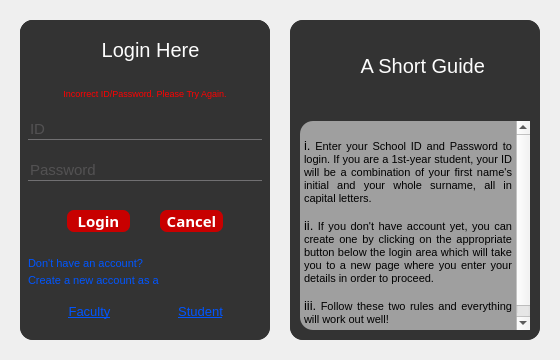
<?xml version="1.0" encoding="UTF-8"?>
<ui version="4.0">
 <class>Form</class>
 <widget class="QDialog" name="Form">
  <property name="geometry">
   <rect>
    <x>0</x>
    <y>0</y>
    <width>560</width>
    <height>360</height>
   </rect>
  </property>
  <property name="sizePolicy">
   <sizepolicy hsizetype="Preferred" vsizetype="Preferred">
    <horstretch>0</horstretch>
    <verstretch>0</verstretch>
   </sizepolicy>
  </property>
  <property name="minimumSize">
   <size>
    <width>560</width>
    <height>360</height>
   </size>
  </property>
  <property name="windowTitle">
   <string>Dialog</string>
  </property>
  <property name="styleSheet">
   <string notr="true">#Form
{
background:url(:/newPrefix/images/background.jpg)
}</string>
  </property>
  <layout class="QHBoxLayout" name="horizontalLayout" stretch="1,1">
   <property name="spacing">
    <number>20</number>
   </property>
   <property name="leftMargin">
    <number>20</number>
   </property>
   <property name="topMargin">
    <number>20</number>
   </property>
   <property name="rightMargin">
    <number>20</number>
   </property>
   <property name="bottomMargin">
    <number>20</number>
   </property>
   <item>
    <widget class="QFrame" name="frame">
     <property name="styleSheet">
      <string notr="true">QFrame{
background-color: rgb(51, 51, 51);
border-radius: 13px
}</string>
     </property>
     <property name="frameShape">
      <enum>QFrame::StyledPanel</enum>
     </property>
     <property name="frameShadow">
      <enum>QFrame::Raised</enum>
     </property>
     <layout class="QVBoxLayout" name="verticalLayout" stretch="2,4,2">
      <property name="spacing">
       <number>0</number>
      </property>
      <property name="leftMargin">
       <number>0</number>
      </property>
      <property name="topMargin">
       <number>0</number>
      </property>
      <property name="rightMargin">
       <number>0</number>
      </property>
      <property name="bottomMargin">
       <number>0</number>
      </property>
      <item>
       <widget class="QFrame" name="frame_3">
        <property name="frameShape">
         <enum>QFrame::StyledPanel</enum>
        </property>
        <property name="frameShadow">
         <enum>QFrame::Raised</enum>
        </property>
        <layout class="QHBoxLayout" name="horizontalLayout_3" stretch="0">
         <property name="spacing">
          <number>0</number>
         </property>
         <property name="leftMargin">
          <number>0</number>
         </property>
         <property name="topMargin">
          <number>0</number>
         </property>
         <property name="rightMargin">
          <number>0</number>
         </property>
         <property name="bottomMargin">
          <number>0</number>
         </property>
         <item>
          <widget class="QLabel" name="label">
           <property name="font">
            <font>
             <pointsize>15</pointsize>
            </font>
           </property>
           <property name="styleSheet">
            <string notr="true">background-image: url(:/newPrefix/images/CS.png);
background-repeat: no-repeat;
background-position: left;
font: 15pt;
color: rgb(253, 253, 253);

</string>
           </property>
           <property name="text">
            <string>  Login Here</string>
           </property>
           <property name="alignment">
            <set>Qt::AlignCenter</set>
           </property>
          </widget>
         </item>
        </layout>
       </widget>
      </item>
      <item>
       <widget class="QFrame" name="frame_4">
        <property name="frameShape">
         <enum>QFrame::StyledPanel</enum>
        </property>
        <property name="frameShadow">
         <enum>QFrame::Raised</enum>
        </property>
        <layout class="QVBoxLayout" name="verticalLayout_4" stretch="1,2,2,2">
         <property name="spacing">
          <number>20</number>
         </property>
         <property name="leftMargin">
          <number>8</number>
         </property>
         <property name="topMargin">
          <number>8</number>
         </property>
         <property name="rightMargin">
          <number>8</number>
         </property>
         <property name="bottomMargin">
          <number>8</number>
         </property>
         <item>
          <widget class="QLabel" name="label_5">
           <property name="styleSheet">
            <string notr="true">
font: 7pt;
color: red;

</string>
           </property>
           <property name="text">
            <string>Incorrect ID/Password. Please Try Again.</string>
           </property>
           <property name="alignment">
            <set>Qt::AlignCenter</set>
           </property>
          </widget>
         </item>
         <item>
          <widget class="QLineEdit" name="id">
           <property name="font">
            <font>
             <pointsize>11</pointsize>
            </font>
           </property>
           <property name="styleSheet">
            <string notr="true">QLineEdit
{
font: 11pt;
background:transparent;
border:none;
color:#717072;
border-bottom:1px solid #717072;

}</string>
           </property>
           <property name="text">
            <string/>
           </property>
           <property name="placeholderText">
            <string>ID</string>
           </property>
          </widget>
         </item>
         <item>
          <widget class="QLineEdit" name="password">
           <property name="font">
            <font>
             <pointsize>11</pointsize>
            </font>
           </property>
           <property name="styleSheet">
            <string notr="true">QLineEdit
{
font: 11pt;
background:transparent;
border:none;
color:#717072;
border-bottom:1px solid #717072;

}</string>
           </property>
           <property name="text">
            <string/>
           </property>
           <property name="echoMode">
            <enum>QLineEdit::Password</enum>
           </property>
           <property name="placeholderText">
            <string>Password</string>
           </property>
          </widget>
         </item>
         <item>
          <widget class="QFrame" name="frame_9">
           <property name="frameShape">
            <enum>QFrame::StyledPanel</enum>
           </property>
           <property name="frameShadow">
            <enum>QFrame::Raised</enum>
           </property>
           <layout class="QHBoxLayout" name="horizontalLayout_5">
            <item>
             <layout class="QHBoxLayout" name="horizontalLayout_6">
              <property name="spacing">
               <number>30</number>
              </property>
              <property name="leftMargin">
               <number>30</number>
              </property>
              <property name="rightMargin">
               <number>30</number>
              </property>
              <item>
               <widget class="QPushButton" name="loginbutton">
                <property name="font">
                 <font>
                  <family>Century Gothic</family>
                  <pointsize>11</pointsize>
                  <weight>75</weight>
                  <bold>true</bold>
                 </font>
                </property>
                <property name="styleSheet">
                 <string notr="true">QPushButton{
font: bold 11pt;
background-color: rgb(200, 0, 0);
color: rgb(255, 255, 255);
border-radius:7px;
}

QPushButton:hover
{
color:#333;
border-radius:15px;
background:#49ebff;
}</string>
                </property>
                <property name="text">
                 <string>Login</string>
                </property>
                <property name="checkable">
                 <bool>false</bool>
                </property>
                <property name="default">
                 <bool>false</bool>
                </property>
                <property name="flat">
                 <bool>false</bool>
                </property>
               </widget>
              </item>
              <item>
               <widget class="QPushButton" name="cancelbutton">
                <property name="font">
                 <font>
                  <family>Century Gothic</family>
                  <pointsize>11</pointsize>
                  <weight>75</weight>
                  <bold>true</bold>
                 </font>
                </property>
                <property name="styleSheet">
                 <string notr="true">QPushButton{
font: bold 11pt;
background-color: rgb(200, 0, 0);
color: rgb(255, 255, 255);
border-radius:7px;
}

QPushButton:hover
{
color:#333;
border-radius:15px;
background:#49ebff;
}</string>
                </property>
                <property name="text">
                 <string>Cancel</string>
                </property>
                <property name="checkable">
                 <bool>false</bool>
                </property>
                <property name="default">
                 <bool>false</bool>
                </property>
                <property name="flat">
                 <bool>false</bool>
                </property>
               </widget>
              </item>
             </layout>
            </item>
           </layout>
          </widget>
         </item>
        </layout>
       </widget>
      </item>
      <item>
       <widget class="QFrame" name="frame_5">
        <property name="frameShape">
         <enum>QFrame::StyledPanel</enum>
        </property>
        <property name="frameShadow">
         <enum>QFrame::Raised</enum>
        </property>
        <layout class="QVBoxLayout" name="verticalLayout_5">
         <property name="spacing">
          <number>4</number>
         </property>
         <property name="leftMargin">
          <number>8</number>
         </property>
         <property name="topMargin">
          <number>8</number>
         </property>
         <property name="rightMargin">
          <number>8</number>
         </property>
         <property name="bottomMargin">
          <number>8</number>
         </property>
         <item>
          <widget class="QLabel" name="label_2">
           <property name="font">
            <font>
             <pointsize>8</pointsize>
            </font>
           </property>
           <property name="styleSheet">
            <string notr="true">
font: 8pt;
color: rgb(0, 85, 255);
</string>
           </property>
           <property name="text">
            <string>Don't have an account?</string>
           </property>
          </widget>
         </item>
         <item>
          <widget class="QLabel" name="label_3">
           <property name="font">
            <font>
             <pointsize>8</pointsize>
            </font>
           </property>
           <property name="styleSheet">
            <string notr="true">font: 8pt;
color: rgb(0, 85, 255);
</string>
           </property>
           <property name="text">
            <string>Create a new account as a</string>
           </property>
          </widget>
         </item>
         <item>
          <widget class="QFrame" name="frame_8">
           <property name="frameShape">
            <enum>QFrame::StyledPanel</enum>
           </property>
           <property name="frameShadow">
            <enum>QFrame::Raised</enum>
           </property>
           <layout class="QHBoxLayout" name="horizontalLayout_4">
            <item>
             <widget class="QPushButton" name="createFacAcc">
              <property name="font">
               <font>
                <pointsize>10</pointsize>
                <underline>true</underline>
               </font>
              </property>
              <property name="styleSheet">
               <string notr="true">font: 10pt;
color: rgb(0, 85, 255);
text-decoration:underline;</string>
              </property>
              <property name="text">
               <string>Faculty</string>
              </property>
              <property name="flat">
               <bool>true</bool>
              </property>
             </widget>
            </item>
            <item>
             <widget class="QPushButton" name="createStudAcc">
              <property name="font">
               <font>
                <pointsize>10</pointsize>
                <underline>true</underline>
               </font>
              </property>
              <property name="styleSheet">
               <string notr="true">font: 10pt;
color: rgb(0, 85, 255);
text-decoration:underline;</string>
              </property>
              <property name="text">
               <string>Student</string>
              </property>
              <property name="flat">
               <bool>true</bool>
              </property>
             </widget>
            </item>
           </layout>
          </widget>
         </item>
        </layout>
       </widget>
      </item>
     </layout>
    </widget>
   </item>
   <item>
    <widget class="QFrame" name="frame_2">
     <property name="styleSheet">
      <string notr="true">QFrame{
background-color: rgb(51, 51, 51);
border-radius: 13px
}</string>
     </property>
     <property name="frameShape">
      <enum>QFrame::StyledPanel</enum>
     </property>
     <property name="frameShadow">
      <enum>QFrame::Raised</enum>
     </property>
     <layout class="QVBoxLayout" name="verticalLayout_2" stretch="2,5">
      <property name="spacing">
       <number>0</number>
      </property>
      <property name="leftMargin">
       <number>0</number>
      </property>
      <property name="topMargin">
       <number>0</number>
      </property>
      <property name="rightMargin">
       <number>0</number>
      </property>
      <property name="bottomMargin">
       <number>0</number>
      </property>
      <item>
       <widget class="QFrame" name="frame_7">
        <property name="frameShape">
         <enum>QFrame::StyledPanel</enum>
        </property>
        <property name="frameShadow">
         <enum>QFrame::Raised</enum>
        </property>
        <layout class="QHBoxLayout" name="horizontalLayout_2">
         <item>
          <widget class="QLabel" name="label_4">
           <property name="font">
            <font>
             <pointsize>15</pointsize>
            </font>
           </property>
           <property name="styleSheet">
            <string notr="true">background-image: url(:/newPrefix/images/XU_logo_type_ver_2.png);
background-repeat: no-repeat;
background-position: left;
font: 15pt;
color: rgb(253, 253, 253);</string>
           </property>
           <property name="text">
            <string>   A Short Guide</string>
           </property>
           <property name="alignment">
            <set>Qt::AlignCenter</set>
           </property>
          </widget>
         </item>
        </layout>
       </widget>
      </item>
      <item>
       <widget class="QFrame" name="frame_6">
        <property name="frameShape">
         <enum>QFrame::StyledPanel</enum>
        </property>
        <property name="frameShadow">
         <enum>QFrame::Raised</enum>
        </property>
        <layout class="QVBoxLayout" name="verticalLayout_3">
         <property name="spacing">
          <number>0</number>
         </property>
         <property name="leftMargin">
          <number>10</number>
         </property>
         <property name="topMargin">
          <number>10</number>
         </property>
         <property name="rightMargin">
          <number>10</number>
         </property>
         <property name="bottomMargin">
          <number>10</number>
         </property>
         <item>
          <widget class="QTextBrowser" name="tips">
           <property name="styleSheet">
            <string notr="true">background-color: rgb(159, 159, 159);</string>
           </property>
           <property name="html">
            <string>&lt;!DOCTYPE HTML PUBLIC &quot;-//W3C//DTD HTML 4.0//EN&quot; &quot;http://www.w3.org/TR/REC-html40/strict.dtd&quot;&gt;
&lt;html&gt;&lt;head&gt;&lt;meta name=&quot;qrichtext&quot; content=&quot;1&quot; /&gt;&lt;style type=&quot;text/css&quot;&gt;
p, li { white-space: pre-wrap; }
&lt;/style&gt;&lt;/head&gt;&lt;body style=&quot; font-family:'MS Shell Dlg 2'; font-size:8pt; font-weight:400; font-style:normal;&quot;&gt;
&lt;p align=&quot;justify&quot; style=&quot;-qt-paragraph-type:empty; margin-top:0px; margin-bottom:0px; margin-left:0px; margin-right:0px; -qt-block-indent:0; text-indent:0px; font-size:8.25pt;&quot;&gt;&lt;br /&gt;&lt;/p&gt;
&lt;p align=&quot;justify&quot; style=&quot; margin-top:0px; margin-bottom:0px; margin-left:0px; margin-right:0px; -qt-block-indent:0; text-indent:0px;&quot;&gt;&lt;span style=&quot; font-size:10pt;&quot;&gt;i.&lt;/span&gt; Enter your School ID and Password to login. If you are a 1st-year student, your ID will be a combination of your first name's initial and your whole surname, all in capital letters.&lt;/p&gt;
&lt;p align=&quot;justify&quot; style=&quot;-qt-paragraph-type:empty; margin-top:0px; margin-bottom:0px; margin-left:0px; margin-right:0px; -qt-block-indent:0; text-indent:0px;&quot;&gt;&lt;br /&gt;&lt;/p&gt;
&lt;p align=&quot;justify&quot; style=&quot; margin-top:0px; margin-bottom:0px; margin-left:0px; margin-right:0px; -qt-block-indent:0; text-indent:0px;&quot;&gt;&lt;span style=&quot; font-size:10pt;&quot;&gt;ii.&lt;/span&gt; If you don't have account yet, you can create one by clicking on the appropriate button below the login area which will take you to a new page where you enter your details in order to proceed.&lt;/p&gt;
&lt;p align=&quot;justify&quot; style=&quot;-qt-paragraph-type:empty; margin-top:0px; margin-bottom:0px; margin-left:0px; margin-right:0px; -qt-block-indent:0; text-indent:0px;&quot;&gt;&lt;br /&gt;&lt;/p&gt;
&lt;p align=&quot;justify&quot; style=&quot; margin-top:0px; margin-bottom:0px; margin-left:0px; margin-right:0px; -qt-block-indent:0; text-indent:0px;&quot;&gt;&lt;span style=&quot; font-size:10pt;&quot;&gt;iii.&lt;/span&gt; Follow these two rules and everything will work out well!&lt;/p&gt;
&lt;p align=&quot;center&quot; style=&quot;-qt-paragraph-type:empty; margin-top:0px; margin-bottom:0px; margin-left:0px; margin-right:0px; -qt-block-indent:0; text-indent:0px;&quot;&gt;&lt;br /&gt;&lt;/p&gt;&lt;/body&gt;&lt;/html&gt;</string>
           </property>
          </widget>
         </item>
        </layout>
       </widget>
      </item>
     </layout>
    </widget>
   </item>
  </layout>
 </widget>
 <resources>
  <include location="Test.qrc"/>
 </resources>
 <connections/>
</ui>
